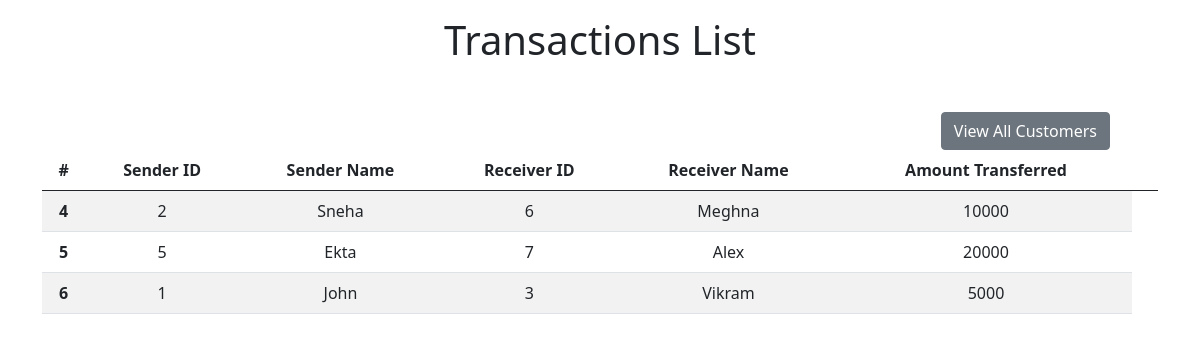
Page /viewtransact on the earlier database version.
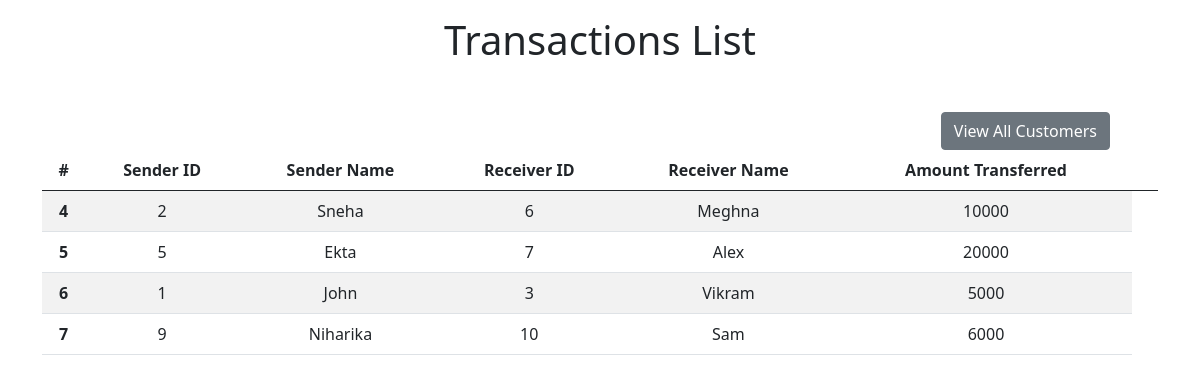
Same page on the later database version.
### Bank/models.py (models this page shows)
class Transaction(models.Model):
    sender_id=models.CharField(max_length=100)
    sender_name=models.CharField(max_length=100)
    receiver_id=models.CharField(max_length=100)
    receiver_name=models.CharField(max_length=100)
    Amount=models.CharField(max_length=10)

### Bank/views.py (the view)
# urls.py: path('viewtransact',views.viewtransact,name='viewtransact'),
def viewtransact(request):
    transactions= Transaction.objects.all
    return render(request,'showTransact.html',{'transactions':transactions})

### templates/showTransact.html (shortened to what this page needs)
<!DOCTYPE html>
<html lang="en">
<head>
    <link href="https://cdn.jsdelivr.net/npm/bootstrap@5.1.0/dist/css/bootstrap.min.css" rel="stylesheet">
</head>
<body>
    <div class="container text-center">
        <h1 class="mb-5 mt-3 text-center">Transactions List</h1>
        <a href="/" class="btn btn-secondary mx-5" style="float:right; display:flex;">View All Customers</a>
        <table class="table table-striped table-hover">
            <thead>
                <tr>
                    <th scope="col">#</th>
                    <th scope="col">Sender ID</th>
                    <th scope="col">Sender Name</th>
                    <th scope="col">Receiver ID</th>
                    <th scope="col">Receiver Name</th>
                    <th scope="col">Amount Transferred</th>
                    <th></th>
                </tr>
            </thead>
            <tbody>
                {%for T in transactions%}
                <tr>
                    <th scope="row">{{T.id}}</th>
                    <td>{{T.sender_id}}</td>
                    <td>{{T.sender_name}}</td>
                    <td>{{T.receiver_id}}</td>
                    <td>{{T.receiver_name}}</td>
                    <td>{{T.Amount}}</td>
                </tr>
                {%endfor%}
            </tbody>
        </table>
    </div>
</body>
</html>

Differences in the rows shown:
added Transaction: id "7", sender_id "9", sender_name "Niharika", receiver_id "10", receiver_name "Sam", Amount "6000"
